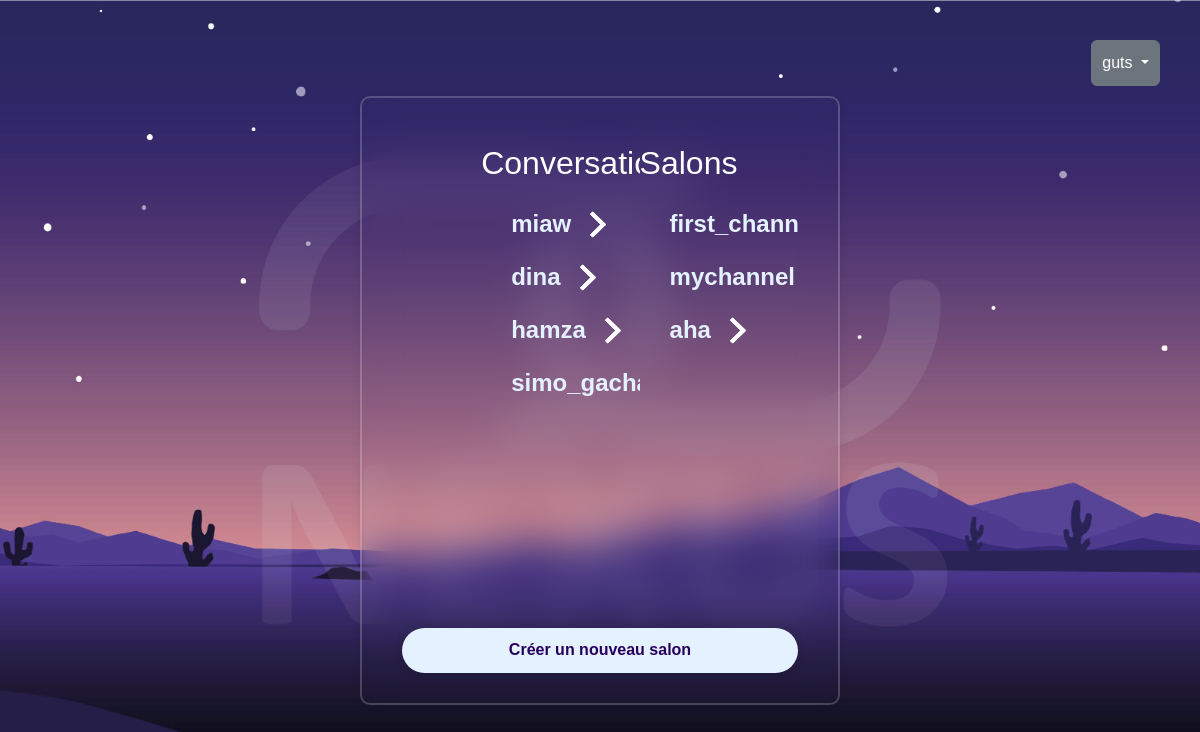
The app's page /channels/ (signed in), older data.
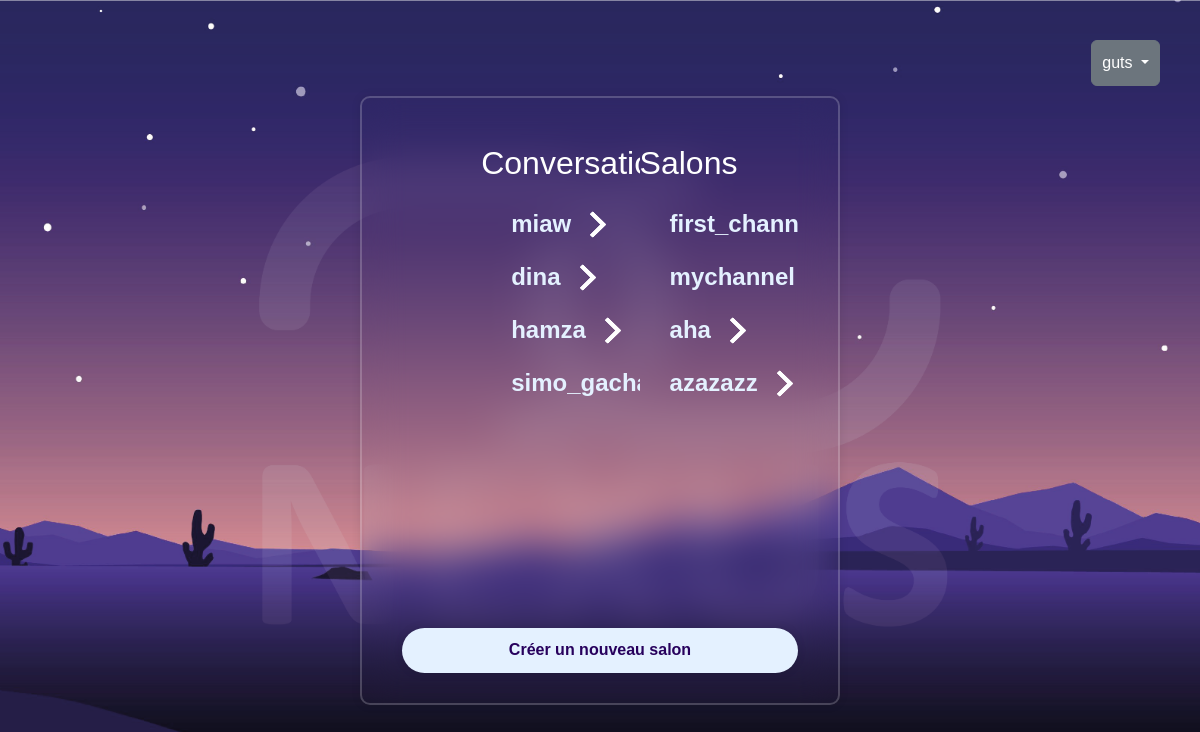
The same page, newer data.
### users/models.py (models this page shows, shortened)
class NexusUser(AbstractUser):
  username = models.CharField(max_length = 50, unique = True)
  photo_de_profil = models.ImageField(default='default.jpg', upload_to='user_imgs',null=True,blank=True)
  email = models.EmailField(unique = True)
  is_disabled = models.BooleanField(default=False) # for removing accounts

### channels/models.py (models this page shows, shortened)
class Channel(models.Model):
    id = models.UUIDField(primary_key=True, default=uuid4)
    name = models.CharField(max_length=255, unique=True)
    members = models.ManyToManyField(to=UserModel, through='perms_user_channel_rel', related_name='channels',blank=True)
    creator_user = models.ForeignKey(to=UserModel,related_name='created_channels', on_delete=models.CASCADE)
    participants = models.IntegerField(default=0)
    is_private = models.BooleanField(default=False)

### channels/views.py (the view)
# urls.py: path('',views.home_view,name="home-view"),
@login_required(login_url='login-view')
def home_view(request):
    channel_list = request.user.channels.all()
    for c in channel_list:
        if c.is_private:
            for m in c.members.all():
                if request.user.username != m.username: # found the other user
                    c.name = m.username
                    break
    return render(request, 'homepage.html', {'channel_list': channel_list})

### templates/homepage.html (shortened to what this page needs)
{% extends "base.html" %}
{% load static %}
{% block wrapper %}
<div class="group-container-display">
    <div class="group-container private">
        <p>
        <h2>Conversations</h2>
        </p>
        {% for channel in channel_list %}
        {% if channel.is_private is True %}
        <div class="link btn-conteiner"><a class="btn-content" href="/channels/m/{{ channel.id }}">
                <span class="btn-title">{{ channel.name }}</span>
                <span class="icon-arrow">
                </span>
            </a></div>
        {% endif %}
        {% endfor %}
    </div>
    <div class="group-container public">
        <p>
        <h2>Salons</h2>
        </p>
        {% for channel in channel_list %}
        {% if channel.is_private is not True %}
        <div class="link btn-conteiner"><a class="btn-content" href="/channels/m/{{ channel.id }}">
                <span class="btn-title">{{ channel.name }}</span>
                <span class="icon-arrow">
                </span>
            </a></div>
        {% endif %}
        {% endfor %}
    </div>
</div>
<div class="link">
    <a href="/channels/create/"><button class="btn" >Créer un nouveau salon</button></a>
</div>
{% endblock %}

### templates/base.html (shortened to what this page needs)
<!DOCTYPE html>
{% load static %}
<html lang="en">
<head>
    {% block styles %}
    <link rel="stylesheet" href="{% static  '/styles/style_main.css'%}">
    <link rel="stylesheet" href="{% static  '/styles/style_login.css'%}">
    <link href='https://unpkg.com/boxicons@2.1.4/css/boxicons.min.css' rel='stylesheet'>
    <link href="https://cdn.jsdelivr.net/npm/bootstrap@5.3.2/dist/css/bootstrap.min.css" rel="stylesheet"
>
    {% endblock %}
</head>
<body>
    {% if request.user.is_authenticated %}
    <div class="position-absolute top-0 end-0">
        <div class="dropdown mx-auto" style="max-width: 500px;width: fit-content;">
            <a style="padding: 10px;margin: 40px;z-index: 1;position: relative;" class="btn btn-secondary dropdown-toggle" href="#" role="button"
                id="dropdownMenuLink" data-bs-toggle="dropdown" aria-expanded="false">
                {{request.user.username}}
            </a>
        </div>
    </div>
    {% endif %}
    <div class="wrapper">
        {% block wrapper %} {% endblock %}
    </div>
</body>
</html>

### static/styles/style_main.css (style rules this page uses)
* { margin: 0; padding: 0; box-sizing: border-box; font-family: Arial, Helvetica, sans-serif; }
body { margin: 0; padding: 0; display: flex; justify-content: center; align-items: center; min-height: 100vh; background: url('../assets/background/main_background.png') no-repeat; background-size: cover; background-position: center; }
.wrapper { width: 800px; background: transparent; border: 2px solid rgba(255, 255, 255, .2); backdrop-filter: blur(20px); box-shadow: 0 0 10px rgba(0, 0, 0, .1); color: white; border-radius: 10px; padding: 30px 40px; }

### static/styles/style_login.css (style rules this page uses)
.wrapper .btn { width: 100%; height: 45px; background: #E4F1FF; border: none; outline: none; border-radius: 40px; box-shadow: 0 0 10px rgba(0, 0, 0, .1); cursor: pointer; font-size: 16px; color: #27005D; font-weight: 600; }

### static/styles/style_homepage.css (style rules this page uses)
.btn-conteiner { --color-text: #E4F1FF; --color-background: transparent; --color-outline: transparent; --color-shadow: #27005D; }
.btn-content { display: flex; align-items: center; padding: 5px 30px; text-decoration: none; font-family: 'Poppins', sans-serif; font-weight: 600; font-size: 24px; color: var(--color-text); background: var(--color-background); transition: 1s; border-radius: 100px; box-shadow: 0 0 0.2em 0 var(--color-background); }
.btn-content .icon-arrow { transition: 0.5s; margin-right: 0px; transform: scale(0.6); }
.icon-arrow { width: 20px; margin-left: 15px; position: relative; top: 6%; }
.group-container { max-height: 300px; overflow-y: auto; }
.group-container { scrollbar-width: thin; scrollbar-color: transparent transparent; }
.group-container { height: 500px; max-height: 600px; overflow-y: auto; display: inline-block; width: 40%; }

### templates/homepage.html (style rules this page uses)
.wrapper { width: 40%; overflow-y: scroll; max-height: 1000px; }
.group-container-display { margin-left: 10%; display: inline-flex; justify-content: center; width: 100%; }

Row changes from the older to the newer data that the page shows:
added Channel: name "azazazz", shown under "Salons"
